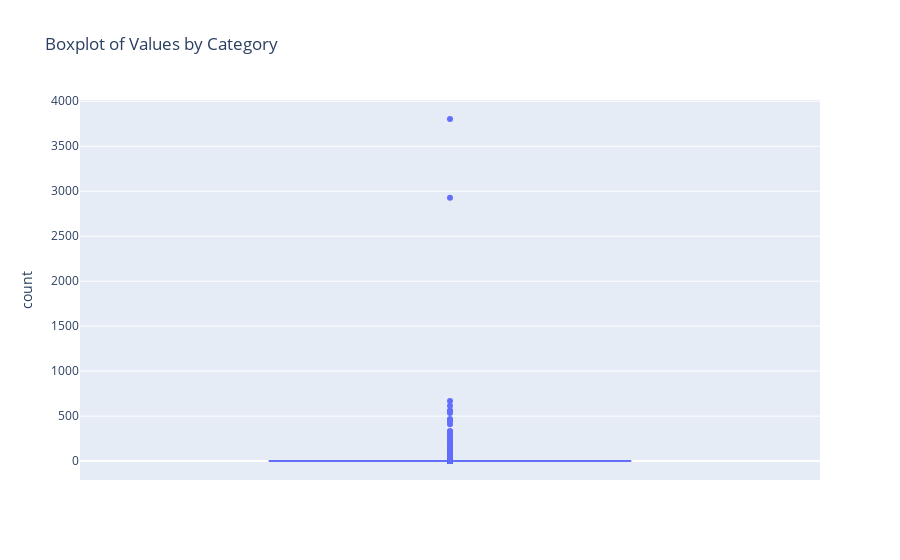

Notebook cell for this chart:
### Code cell
df_temp = df.groupby(["Mocodes"]).size().reset_index(name="count").sort_values(by="count", ascending=False)

fig = px.box(df_temp, y='count', title="Boxplot of Values by Category")
# fig = px.bar(
#     df_temp,
#     x="Mocodes",
#     y="count",
#     color="Mocodes",
#     title="Crm Cd",
# )

fig.show()

### Figure 1 — Plotly figure (JSON) as saved in the notebook; plotly's stock layout.template omitted (floating-point values rounded to 4 significant figures; data arrays with more than 128 entries replaced by an {"elided": "..."} marker saying what was removed)
{"data": [{"alignmentgroup": "True", "hovertemplate": "count=%{y}<extra></extra>", "legendgroup": "", "marker": {"color": "#636efa"}, "name": "", "notched": false, "offsetgroup": "", "orientation": "v", "showlegend": false, "type": "box", "x0": " ", "xaxis": "x", "y": {"elided": "34958 int values"}, "y0": " ", "yaxis": "y"}], "layout": {"boxmode": "group", "legend": {"tracegroupgap": 0}, "title": {"text": "Boxplot of Values by Category"}, "xaxis": {"anchor": "y", "domain": [0, 1]}, "yaxis": {"anchor": "x", "domain": [0, 1], "title": {"text": "count"}}}}
